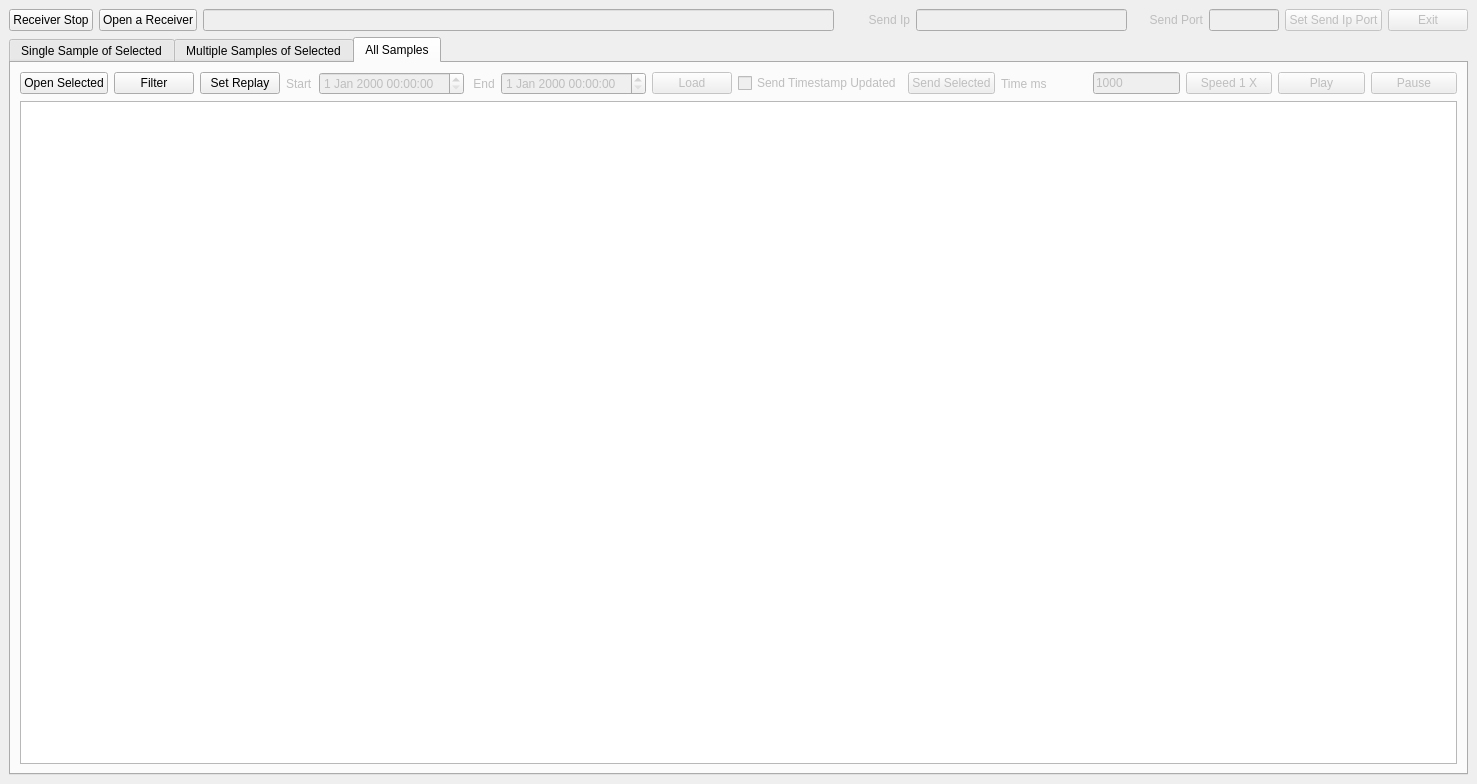
<?xml version="1.0" encoding="UTF-8"?>
<ui version="4.0">
 <class>MainWindow</class>
 <widget class="QMainWindow" name="MainWindow">
  <property name="geometry">
   <rect>
    <x>0</x>
    <y>0</y>
    <width>1477</width>
    <height>784</height>
   </rect>
  </property>
  <property name="windowTitle">
   <string>MainWindow</string>
  </property>
  <widget class="QWidget" name="centralwidget">
   <layout class="QGridLayout" name="gridLayout">
    <item row="0" column="0">
     <layout class="QVBoxLayout" name="verticalLayout_3">
      <item>
       <layout class="QHBoxLayout" name="horizontalLayout_5" stretch="1,1,9,1,3,1,1,1,1">
        <item>
         <widget class="QPushButton" name="pushButtonReceiver">
          <property name="text">
           <string>Receiver Stop</string>
          </property>
         </widget>
        </item>
        <item>
         <widget class="QPushButton" name="pushButtonDockableReceiver">
          <property name="text">
           <string>Open a Receiver</string>
          </property>
         </widget>
        </item>
        <item>
         <widget class="QLineEdit" name="lineEditInfo">
          <property name="enabled">
           <bool>false</bool>
          </property>
          <property name="text">
           <string/>
          </property>
         </widget>
        </item>
        <item>
         <widget class="QLabel" name="labelReplayIp">
          <property name="enabled">
           <bool>false</bool>
          </property>
          <property name="text">
           <string>Send Ip</string>
          </property>
          <property name="alignment">
           <set>Qt::AlignRight|Qt::AlignTrailing|Qt::AlignVCenter</set>
          </property>
         </widget>
        </item>
        <item>
         <widget class="QLineEdit" name="lineEditReplayIp">
          <property name="enabled">
           <bool>false</bool>
          </property>
         </widget>
        </item>
        <item>
         <widget class="QLabel" name="labelReplayPort">
          <property name="enabled">
           <bool>false</bool>
          </property>
          <property name="text">
           <string>Send Port</string>
          </property>
          <property name="alignment">
           <set>Qt::AlignRight|Qt::AlignTrailing|Qt::AlignVCenter</set>
          </property>
         </widget>
        </item>
        <item>
         <widget class="QLineEdit" name="lineEditReplayPort">
          <property name="enabled">
           <bool>false</bool>
          </property>
          <property name="text">
           <string/>
          </property>
         </widget>
        </item>
        <item>
         <widget class="QPushButton" name="pushButtonReplaySetIpPort">
          <property name="enabled">
           <bool>false</bool>
          </property>
          <property name="text">
           <string>Set Send Ip Port</string>
          </property>
         </widget>
        </item>
        <item>
         <widget class="QPushButton" name="pushButtonExit">
          <property name="enabled">
           <bool>false</bool>
          </property>
          <property name="text">
           <string>Exit</string>
          </property>
         </widget>
        </item>
       </layout>
      </item>
      <item>
       <widget class="QTabWidget" name="tabWidget">
        <property name="currentIndex">
         <number>2</number>
        </property>
        <widget class="QWidget" name="tabSingleSample">
         <attribute name="title">
          <string>Single Sample of Selected</string>
         </attribute>
         <layout class="QGridLayout" name="gridLayout_2">
          <item row="0" column="0">
           <layout class="QVBoxLayout" name="verticalLayout">
            <item>
             <layout class="QHBoxLayout" name="horizontalLayout" stretch="0,3,0,4">
              <item>
               <widget class="QLabel" name="labelSingleSample">
                <property name="text">
                 <string>Select--&gt;</string>
                </property>
               </widget>
              </item>
              <item>
               <widget class="QComboBox" name="comboBoxMessages"/>
              </item>
              <item>
               <widget class="QLabel" name="labelHeaderSingleSample">
                <property name="text">
                 <string>Header --&gt;</string>
                </property>
               </widget>
              </item>
              <item>
               <widget class="QLineEdit" name="lineEditHeader">
                <property name="text">
                 <string/>
                </property>
               </widget>
              </item>
             </layout>
            </item>
            <item>
             <layout class="QHBoxLayout" name="horizontalLayout_6" stretch="1,6">
              <item>
               <widget class="QScrollArea" name="scrollAreaHeader">
                <property name="widgetResizable">
                 <bool>true</bool>
                </property>
                <widget class="QWidget" name="scrollAreaWidgetContents_2">
                 <property name="geometry">
                  <rect>
                   <x>0</x>
                   <y>0</y>
                   <width>202</width>
                   <height>600</height>
                  </rect>
                 </property>
                </widget>
               </widget>
              </item>
              <item>
               <widget class="QScrollArea" name="scrollArea">
                <property name="widgetResizable">
                 <bool>true</bool>
                </property>
                <widget class="QWidget" name="scrollAreaWidgetContents">
                 <property name="geometry">
                  <rect>
                   <x>0</x>
                   <y>0</y>
                   <width>1219</width>
                   <height>600</height>
                  </rect>
                 </property>
                </widget>
               </widget>
              </item>
             </layout>
            </item>
            <item>
             <widget class="QLineEdit" name="lineEditContent"/>
            </item>
           </layout>
          </item>
         </layout>
        </widget>
        <widget class="QWidget" name="tabMultiSample">
         <attribute name="title">
          <string>Multiple Samples of Selected</string>
         </attribute>
         <layout class="QGridLayout" name="gridLayout_3">
          <item row="0" column="0">
           <layout class="QHBoxLayout" name="horizontalLayout_3" stretch="0,3">
            <item>
             <widget class="QLabel" name="labelMultiSample">
              <property name="text">
               <string>Select-&gt;</string>
              </property>
             </widget>
            </item>
            <item>
             <widget class="QComboBox" name="comboBoxMessagesMultiSample"/>
            </item>
           </layout>
          </item>
          <item row="1" column="0">
           <widget class="QTableView" name="tableViewMultipleSamples"/>
          </item>
         </layout>
        </widget>
        <widget class="QWidget" name="tabAllSamples">
         <attribute name="title">
          <string>All Samples</string>
         </attribute>
         <layout class="QGridLayout" name="gridLayout_4">
          <item row="0" column="0">
           <layout class="QHBoxLayout" name="horizontalLayout_4">
            <item>
             <widget class="QPushButton" name="pushButtonOpenSelected">
              <property name="text">
               <string>Open Selected</string>
              </property>
             </widget>
            </item>
            <item>
             <widget class="QPushButton" name="pushButtonFilter">
              <property name="text">
               <string>Filter</string>
              </property>
             </widget>
            </item>
            <item>
             <widget class="QPushButton" name="pushButtonLiveOffline">
              <property name="text">
               <string>Set Replay</string>
              </property>
             </widget>
            </item>
            <item>
             <widget class="QLabel" name="labelStart">
              <property name="enabled">
               <bool>false</bool>
              </property>
              <property name="text">
               <string>Start</string>
              </property>
             </widget>
            </item>
            <item>
             <widget class="QDateTimeEdit" name="dateTimeEditStart">
              <property name="enabled">
               <bool>false</bool>
              </property>
             </widget>
            </item>
            <item>
             <widget class="QLabel" name="labelEnd">
              <property name="enabled">
               <bool>false</bool>
              </property>
              <property name="text">
               <string> End</string>
              </property>
             </widget>
            </item>
            <item>
             <widget class="QDateTimeEdit" name="dateTimeEditEnd">
              <property name="enabled">
               <bool>false</bool>
              </property>
             </widget>
            </item>
            <item>
             <widget class="QPushButton" name="pushButtonLoad">
              <property name="enabled">
               <bool>false</bool>
              </property>
              <property name="text">
               <string>Load</string>
              </property>
             </widget>
            </item>
           </layout>
          </item>
          <item row="0" column="1">
           <layout class="QHBoxLayout" name="horizontalLayout_2" stretch="0,0,2,2,2,2,2">
            <item>
             <widget class="QCheckBox" name="checkBoxTimestampUpdated">
              <property name="enabled">
               <bool>false</bool>
              </property>
              <property name="text">
               <string>Send Timestamp Updated</string>
              </property>
             </widget>
            </item>
            <item>
             <widget class="QPushButton" name="pushButtonSendSelected">
              <property name="enabled">
               <bool>false</bool>
              </property>
              <property name="text">
               <string>Send Selected</string>
              </property>
             </widget>
            </item>
            <item>
             <widget class="QLabel" name="labelTimeGap">
              <property name="enabled">
               <bool>false</bool>
              </property>
              <property name="text">
               <string>Time ms</string>
              </property>
             </widget>
            </item>
            <item>
             <widget class="QLineEdit" name="lineEditTimeGap">
              <property name="enabled">
               <bool>false</bool>
              </property>
              <property name="text">
               <string>1000</string>
              </property>
             </widget>
            </item>
            <item>
             <widget class="QPushButton" name="pushButtonSpeed">
              <property name="enabled">
               <bool>false</bool>
              </property>
              <property name="text">
               <string>Speed 1 X</string>
              </property>
             </widget>
            </item>
            <item>
             <widget class="QPushButton" name="pushButtonPlayStop">
              <property name="enabled">
               <bool>false</bool>
              </property>
              <property name="text">
               <string>Play</string>
              </property>
             </widget>
            </item>
            <item>
             <widget class="QPushButton" name="pushButtonPauseResume">
              <property name="enabled">
               <bool>false</bool>
              </property>
              <property name="text">
               <string>Pause</string>
              </property>
             </widget>
            </item>
           </layout>
          </item>
          <item row="1" column="0" colspan="2">
           <widget class="QTableView" name="tableView">
            <property name="editTriggers">
             <set>QAbstractItemView::AnyKeyPressed|QAbstractItemView::DoubleClicked|QAbstractItemView::EditKeyPressed</set>
            </property>
           </widget>
          </item>
         </layout>
        </widget>
       </widget>
      </item>
     </layout>
    </item>
   </layout>
  </widget>
 </widget>
 <resources/>
 <connections/>
</ui>
